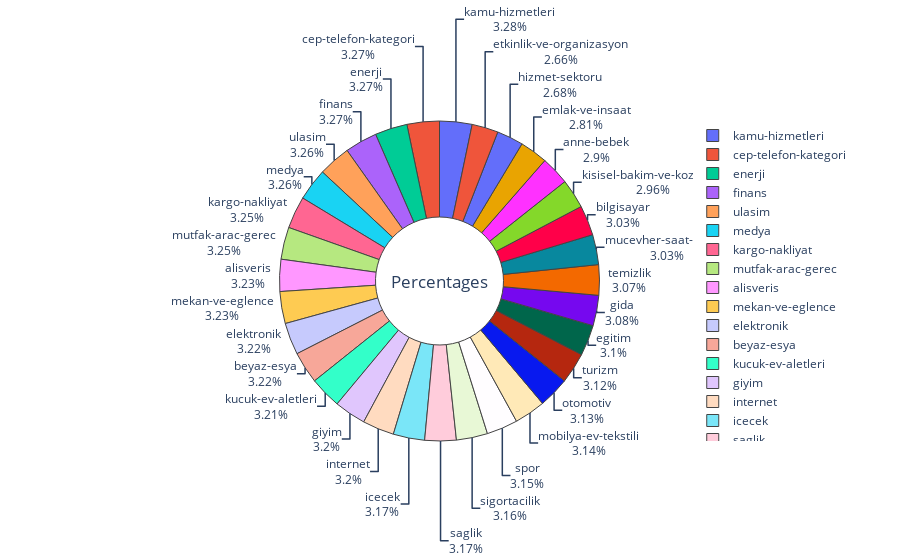

Here is the notebook cell this chart was saved with:
### Code cell
fig1 = px.pie(data,values=data.category.value_counts(),names=data.category.value_counts().index)
fig1.update_traces(textposition='auto', textinfo='percent+label',marker={"line":{"width":1}},hoverinfo='label+percent',hole=0.4)
fig1.update_layout(annotations=[{"text":"Percentages","showarrow":False,"font_size":17}])
iplot(fig1)

### Figure 1 — Plotly figure (JSON) as saved in the notebook; plotly's stock layout.template omitted (floating-point values rounded to 4 significant figures)
{"data": [{"domain": {"x": [0.0, 1.0], "y": [0.0, 1.0]}, "hole": 0.4, "hoverinfo": "label+percent", "hovertemplate": "label=%{label}<br>value=%{value}<extra></extra>", "labels": ["kamu-hizmetleri", "cep-telefon-kategori", "enerji", "finans", "ulasim", "medya", "kargo-nakliyat", "mutfak-arac-gerec", "alisveris", "mekan-ve-eglence", "elektronik", "beyaz-esya", "kucuk-ev-aletleri", "giyim", "internet", "icecek", "saglik", "sigortacilik", "spor", "mobilya-ev-tekstili", "otomotiv", "turizm", "egitim", "gida", "temizlik", "mucevher-saat-gozluk", "bilgisayar", "kisisel-bakim-ve-kozmetik", "anne-bebek", "emlak-ve-insaat", "hizmet-sektoru", "etkinlik-ve-organizasyon"], "legendgroup": "", "marker": {"line": {"width": 1}}, "name": "", "showlegend": true, "textinfo": "percent+label", "textposition": "auto", "type": "pie", "values": [13998, 13975, 13968, 13958, 13943, 13908, 13877, 13867, 13816, 13807, 13770, 13761, 13732, 13676, 13657, 13564, 13559, 13486, 13448, 13434, 13377, 13317, 13264, 13150, 13111, 12964, 12963, 12657, 12381, 12024, 11463, 11356]}], "layout": {"annotations": [{"font": {"size": 17}, "showarrow": false, "text": "Percentages"}], "legend": {"tracegroupgap": 0}, "margin": {"t": 60}}}
